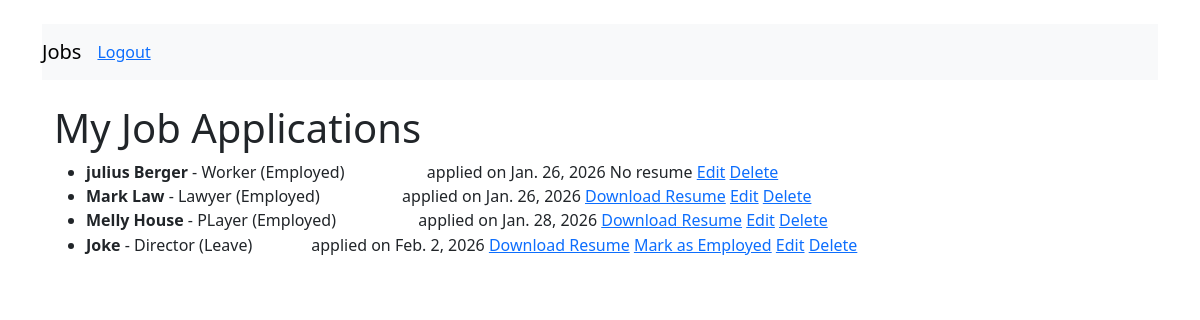
Page /jobcbv/ (signed in) on the earlier database version.
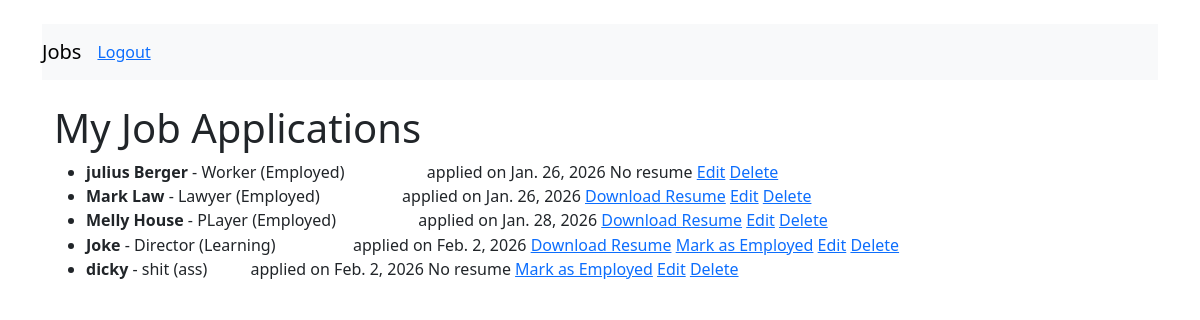
Same page on the later database version.
### applications/models.py (models this page shows, shortened)
class JobApplication(models.Model):
    user = models.ForeignKey(User, on_delete=models.CASCADE)
    company = models.CharField(max_length=200)
    role = models.CharField(max_length=200)
    status = models.CharField(max_length=50)
    resume = models.FileField(upload_to='resumes/', blank=True, null=True)
    applied_date = models.DateField(auto_now_add=True)
    class Meta:
        permissions = [
            ("can_mark_employed", "Can mark job as employed"),
            ("can_approve_leave", "Can approve leave status"),
        ]

### applications/views.py (the view)
# urls.py: path('jobcbv/', JobListView.as_view(), name='job_list_cbv'),
class JobListView(LoginRequiredMixin, ListView):
    model = JobApplication
    template_name = 'applications/job_list.html'
    context_object_name = 'jobs'
    def get_queryset(self):
        return JobApplication.objects.filter(user=self.request.user)

### applications/templatetags/job_extras.py (called while the page is built)
@register.filter
def status_badge(value):
    if value.lower() == 'employed':
        return 'badge-success'
    elif value.lower() == 'leave':
        return 'badge-warning'
    else:
        return 'badge-secondary'

### applications/templates/applications/job_list.html (shortened to what this page needs)
{% extends "applications/base.html" %}
{% load job_extras %}
{% block content %}
<h1>My Job Applications</h1>
<ul>
    {% for job in jobs %}
    <li>
        <strong>{{ job.company }}</strong> - {{ job.role }} ({{ job.status }})
        <span class="badge {{ job.status|status_badge }}">{{ job.status }}</span>
        applied on {{ job.applied_date }}
        {% if job.user == request.user %}
        {% if job.resume %}
        <a href="{{ job.resume.url }}">Download Resume</a>
    {% else %}
        No resume
    {% endif %}
    {% if perms.applications.can_mark_employed and job.status != 'Employed' %}
    <a href="{% url 'mark_employed' job.pk %}">Mark as Employed</a>
{% endif %}
            <a href="{% url 'job_edit_cbv' job.pk %}">Edit</a>
            <a href="{% url 'job_delete_cbv' job.pk %}">Delete</a>
        {% endif %}
    </li>
{% empty %}
    <li>No job applications yet.</li>
    <p><a href="{%url 'add_job'%}">Add new Job</a></p>
{% endfor %}
</ul>
{% endblock %}

Differences in the rows shown:
changed JobApplication "Joke": status "Leave" → "Learning"
added JobApplication: company "dicky", role "shit", status "ass", applied_date "Feb. 2, 2026", resume "No resume", shows "Mark as Employed", shows "Edit"
